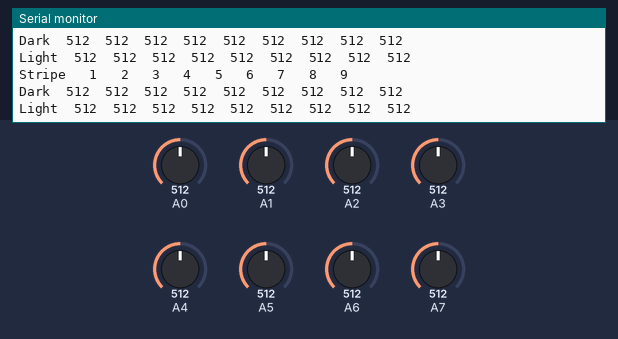
Simulated run of this sketch. Board: Arduino Uno, built with avr-gcc and run on an emulated ATmega328P. Parts: the last lines printed to the serial monitor. The test bench sets the inputs (shaded band); at power-on: A0 = 512, A1 = 512, A2 = 512, A3 = 512, A4 = 512, A5 = 512, A6 = 512, A7 = 512.

Above: at 1.2 s.
1.3 s: A0 set to 716
At 1.9 s:
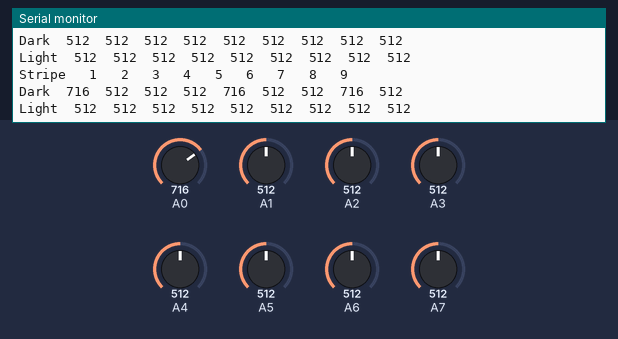
2.8 s: A1 set to 716
At 3.5 s:
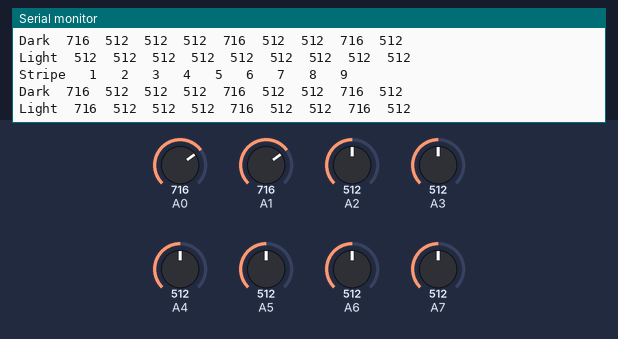
4.3 s: A2 set to 716
At 5.0 s:
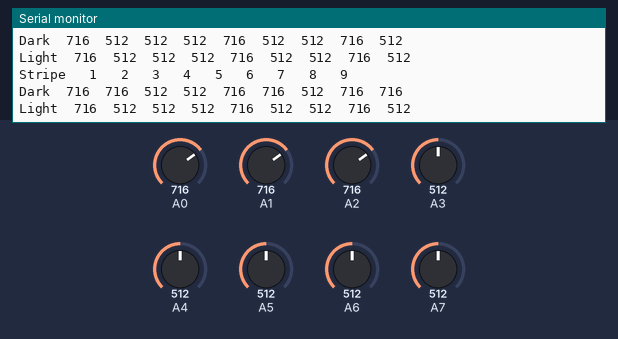
5.8 s: A3 set to 716
At 6.4 s:
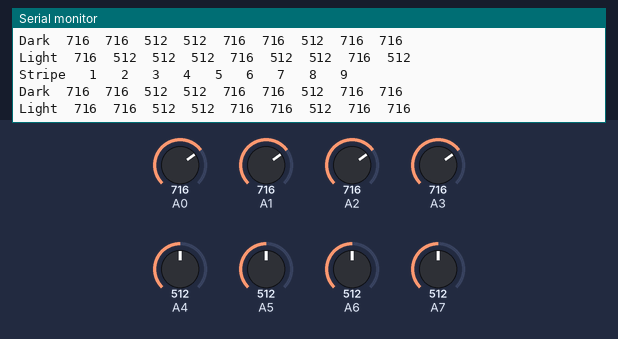
7.3 s: A4 set to 716
At 8.0 s:
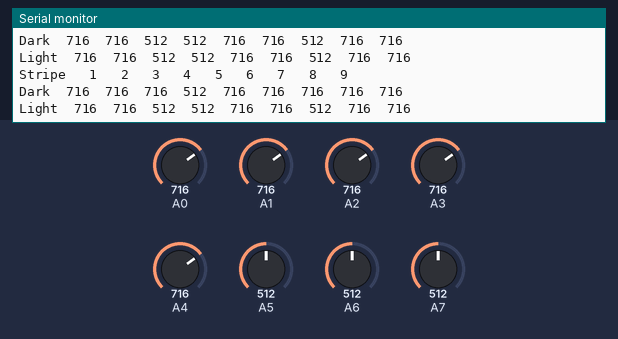
8.8 s: A5 set to 716
At 9.5 s:
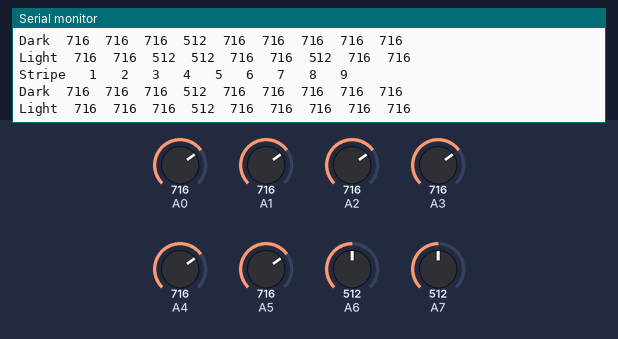

The sketch:

NoMux.ino
```cpp
const int stripes = 8; //Number of stripes
const int analogNum = 55;
const int analogCh = 16;

void setup() {
  // put your setup code here, to run once:
  Serial.begin(250000);

  // Configuring channels
  for(int i = analogNum; i < analogNum + 2 * stripes; i++){
    pinMode(i, INPUT);
  }
  // Set unused channels to output HIGH
  for(int i =  analogNum + 2 * stripes;
      i < analogNum + analogCh; i++){
    pinMode(i, OUTPUT);
    analogWrite(i, HIGH);
  }
}

void loop() {
  // put your main code here, to run repeatedly:
  //oldMethod();
  printResults();
  delay(500);
}

void oldMethod(){
    for(int i = 0; i < stripes; i++){
    int dark = analogRead(2 * i);
    int light = analogRead(2 * i + 1);
    String header1 = "Stripe ";
    header1 += (i + 1);
    header1 += "\n\tDark: ";
    header1 += dark;
    header1 += "\n\tLight: ";
    header1 += light;
    header1 += "\n";
    Serial.println(header1);
  }
}

void printResults(){
  String header = "Stripe";
  String darkHd = "Dark";
  String lightHd = "Light";

  for(int i = 0; i <= stripes; i++){
    header += "\t ";
    header += (i + 1);

    darkHd += "\t";
    darkHd += analogRead(2 * i);

    lightHd += "\t";
    lightHd += analogRead(2 * i + 1);
  }
  Serial.println(header);
  Serial.println(darkHd);
  Serial.println(lightHd);
}
```

Measured:
- after the input at 1.3 s, the serial monitor: prints a new line after 0.23 s (image 1)
- after the input at 2.8 s, the serial monitor: prints a new line after 0.25 s (image 2)
- after the input at 4.3 s, the serial monitor: prints a new line after 0.27 s (image 3)
- after the input at 5.8 s, the serial monitor: prints a new line after 0.29 s (image 4)
- after the input at 7.3 s, the serial monitor: prints a new line after 0.31 s (image 5)
- after the input at 8.8 s, the serial monitor: prints a new line after 0.33 s (image 6)
